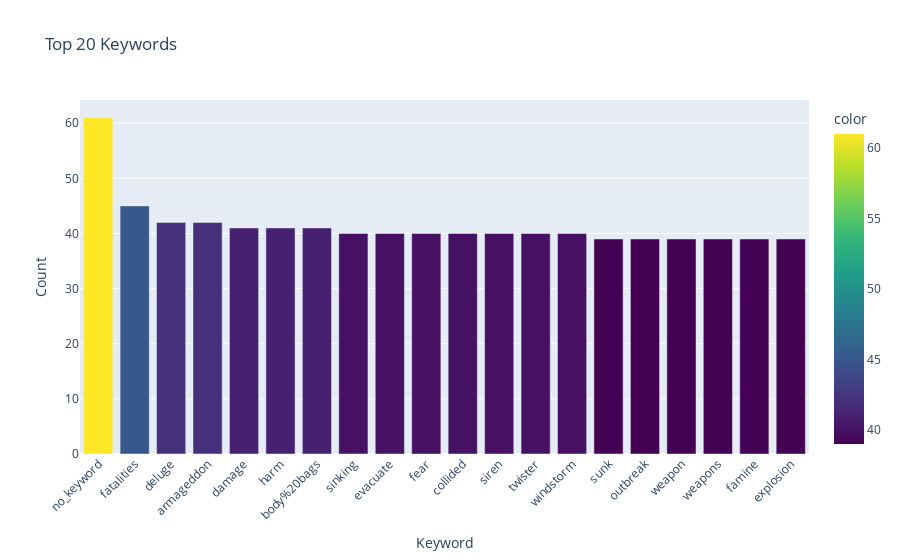
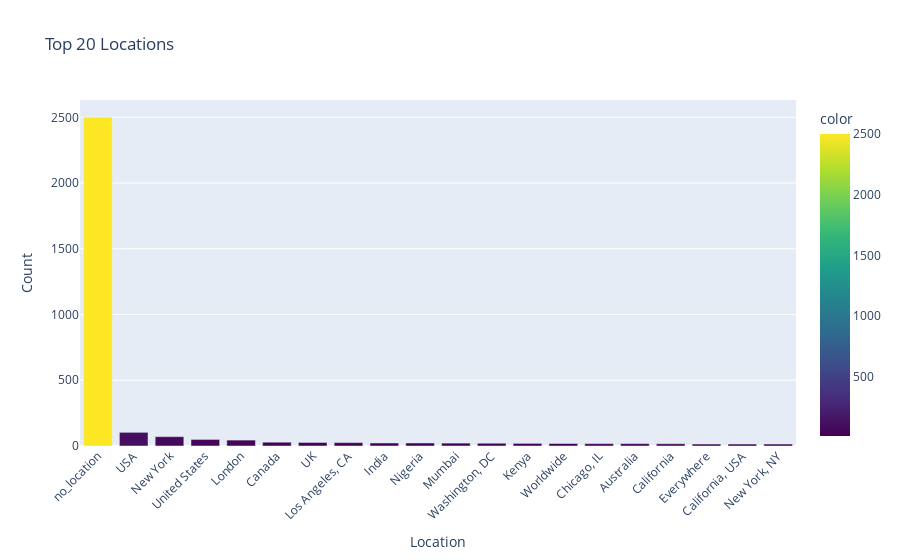
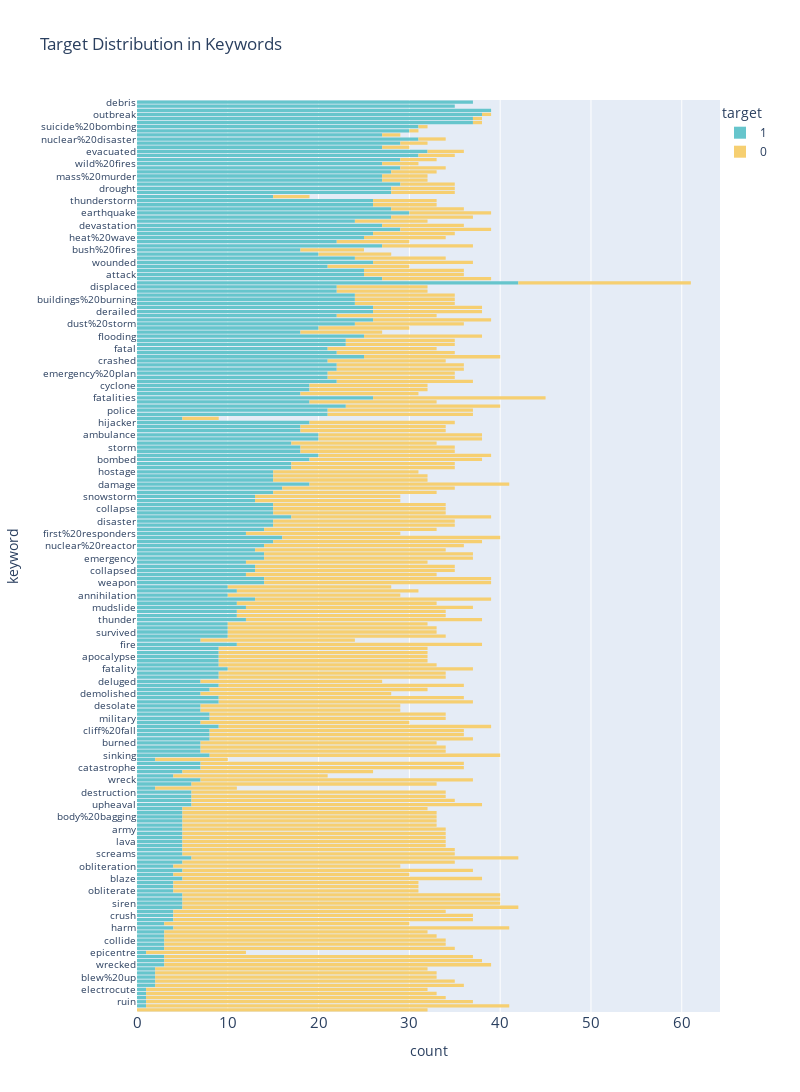

The notebook cell these images were saved under, in order:
### Markdown cell above
### Keyword and Location Features Analysis

### Code cell
datasets = {
    'train': df_train,
    'test': df_test
}

# Print basic info about keyword and location columns
print_keyword_location_analysis_results(datasets)

### Figure 1 — Plotly figure (JSON) as saved in the notebook; plotly's stock layout.template omitted (floating-point values rounded to 4 significant figures)
{"data": [{"hovertemplate": "Keyword=%{x}<br>Count=%{y}<br>color=%{marker.color}<extra></extra>", "legendgroup": "", "marker": {"color": [61, 45, 42, 42, 41, 41, 41, 40, 40, 40, 40, 40, 40, 40, 39, 39, 39, 39, 39, 39], "coloraxis": "coloraxis", "pattern": {"shape": ""}}, "name": "", "orientation": "v", "showlegend": false, "textposition": "auto", "type": "bar", "x": ["no_keyword", "fatalities", "deluge", "armageddon", "damage", "harm", "body%20bags", "sinking", "evacuate", "fear", "collided", "siren", "twister", "windstorm", "sunk", "outbreak", "weapon", "weapons", "famine", "explosion"], "xaxis": "x", "y": [61, 45, 42, 42, 41, 41, 41, 40, 40, 40, 40, 40, 40, 40, 39, 39, 39, 39, 39, 39], "yaxis": "y"}], "layout": {"barmode": "relative", "coloraxis": {"colorbar": {"title": {"text": "color"}}, "colorscale": [[0, "#440154"], [0.1111, "#482878"], [0.2222, "#3e4989"], [0.3333, "#31688e"], [0.4444, "#26828e"], [0.5556, "#1f9e89"], [0.6667, "#35b779"], [0.7778, "#6ece58"], [0.8889, "#b5de2b"], [1, "#fde725"]]}, "legend": {"tracegroupgap": 0}, "showlegend": false, "title": {"text": "Top 20 Keywords"}, "xaxis": {"anchor": "y", "domain": [0, 1], "tickangle": -45, "title": {"text": "Keyword"}}, "yaxis": {"anchor": "x", "domain": [0, 1], "title": {"text": "Count"}}}}

### Figure 2 — Plotly figure (JSON) as saved in the notebook; plotly's stock layout.template omitted (floating-point values rounded to 4 significant figures)
{"data": [{"hovertemplate": "Location=%{x}<br>Count=%{y}<br>color=%{marker.color}<extra></extra>", "legendgroup": "", "marker": {"color": [2500, 104, 71, 50, 45, 29, 27, 26, 23, 23, 22, 21, 20, 19, 18, 18, 17, 15, 15, 15], "coloraxis": "coloraxis", "pattern": {"shape": ""}}, "name": "", "orientation": "v", "showlegend": false, "textposition": "auto", "type": "bar", "x": ["no_location", "USA", "New York", "United States", "London", "Canada", "UK", "Los Angeles, CA", "India", "Nigeria", "Mumbai", "Washington, DC", "Kenya", "Worldwide", "Chicago, IL", "Australia", "California", "Everywhere", "California, USA", "New York, NY"], "xaxis": "x", "y": [2500, 104, 71, 50, 45, 29, 27, 26, 23, 23, 22, 21, 20, 19, 18, 18, 17, 15, 15, 15], "yaxis": "y"}], "layout": {"barmode": "relative", "coloraxis": {"colorbar": {"title": {"text": "color"}}, "colorscale": [[0, "#440154"], [0.1111, "#482878"], [0.2222, "#3e4989"], [0.3333, "#31688e"], [0.4444, "#26828e"], [0.5556, "#1f9e89"], [0.6667, "#35b779"], [0.7778, "#6ece58"], [0.8889, "#b5de2b"], [1, "#fde725"]]}, "legend": {"tracegroupgap": 0}, "showlegend": false, "title": {"text": "Top 20 Locations"}, "xaxis": {"anchor": "y", "domain": [0, 1], "tickangle": -45, "title": {"text": "Location"}}, "yaxis": {"anchor": "x", "domain": [0, 1], "title": {"text": "Count"}}}}

### Figure 3 — Plotly figure (JSON) as saved in the notebook; plotly's stock layout.template omitted (floating-point values rounded to 4 significant figures; data arrays with more than 128 entries replaced by an {"elided": "..."} marker saying what was removed)
{"data": [{"bingroup": "y", "hovertemplate": "target=1<br>count=%{x}<br>keyword=%{y}<extra></extra>", "legendgroup": "1", "marker": {"color": "rgb(102, 197, 204)", "pattern": {"shape": ""}}, "name": "1", "orientation": "h", "showlegend": true, "type": "histogram", "xaxis": "x", "y": {"elided": "3239 str values"}, "yaxis": "y"}, {"bingroup": "y", "hovertemplate": "target=0<br>count=%{x}<br>keyword=%{y}<extra></extra>", "legendgroup": "0", "marker": {"color": "rgb(246, 207, 113)", "pattern": {"shape": ""}}, "name": "0", "orientation": "h", "showlegend": true, "type": "histogram", "xaxis": "x", "y": {"elided": "4322 str values"}, "yaxis": "y"}], "layout": {"barmode": "relative", "height": 3000, "legend": {"title": {"text": "target"}, "tracegroupgap": 0, "x": 1, "y": 1}, "title": {"text": "Target Distribution in Keywords"}, "width": 800, "xaxis": {"anchor": "y", "domain": [0, 1], "tickfont": {"size": 15}, "title": {"text": "count"}}, "yaxis": {"anchor": "x", "autorange": "reversed", "domain": [0, 1], "tickfont": {"size": 10}, "title": {"text": "keyword"}}}}
